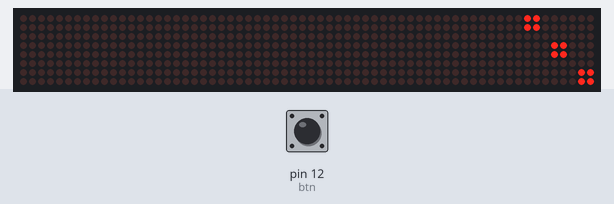
Bench run of a sketch on a simulated Arduino Uno, built with avr-gcc and run on an emulated ATmega328P. On the bench: 64×8 LED matrix. The test bench sets the inputs (shaded band); at power-on: pin 12 (btn) HIGH. Random numbers use the default seed unless the sketch sets one.

Above: at 1.2 s.
1.3 s: pin 12 (btn) pulled LOW for 0.15 s
At 7.0 s:
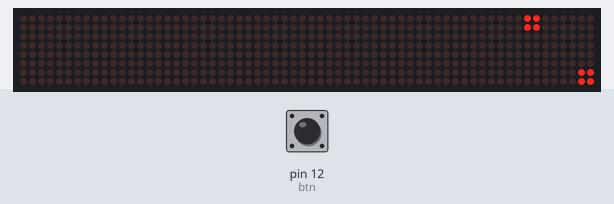
At 11.0 s:
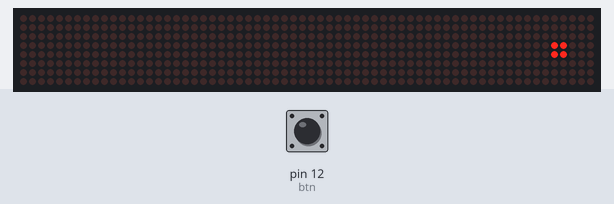
Timing chart, 0 to 11.4 s (numbered marks = the images above; inputs shaded):
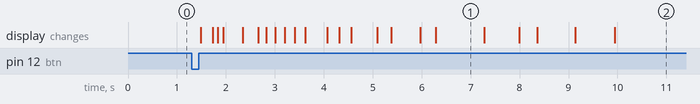

Measured:
- after the input at 1.3 s, the display: first changes after 0.18 s (image 1 shows a later state)
- what the display in image 1 shows lasts 1.0 s, from 6.3 s to 7.3 s

The sketch:

119a_Dado_LED_MAX7219.ino
```cpp
#include <LedControlMS.h>
#include "faces.h"

int DIN = 11;
int CS = 7;
int CLK = 13;

const int faces[] = { F1, F2, F3, F4, F5, F6 };
const byte btn = 12;
LedControl lc = LedControl(DIN, CLK, CS, 0);

void setup() {
  lc.shutdown(0, false);
  lc.setIntensity(0, 8);
  lc.clearDisplay(0);
  pinMode(btn, INPUT_PULLUP);
  randomSeed(analogRead(0));
  drawScreen(faces[random(0, 6)]);
}

void loop() {
  if (!digitalRead(btn)) {         // se o botão for acionado (digitalRead(btn) = 0 - pullup)
    while (!digitalRead(btn)) {};  // aguarda soltar o botão
    lc.clearAll();
    delay(200);
    diceRound();  // roda uma jogada do dado
  }
}

void diceRound() {
  byte result = 0;                   // inicializa a variável "result" com 0
  byte rodada = random(15, 35);      // gera comprimento da rodada, quantos números passarão
  for (byte i = 0; i < rodada; i++)  // loop de 0 até comprimento da rodada
  {
    result = random(0, 6);      // gera número de 0 a 5, devido a string começar em 0 e finalizar em 5
    drawScreen(faces[result]);  // mostra as faces do dado até o dado parar
    delay(50 + i * 10);         // espera para passar cada número (varia velocidade)
  }
}
void drawScreen(byte buffer[]) {
  for (int i = 0; i < 8; i++) {                       // linhas
    for (int j = 0; j < 8; j++) {                     // colunas
      lc.setLed(0, j, i, bitRead(buffer[i], 7 - j));  // usando bitRead() INVERTI i com j para display em pé
      //lc.setLed(0, i, j, (buffer[i] >> 7-j) & 0X01); // usando operador bitwise
    }
  }
}
```

faces.h
```cpp
const byte F1[] = {
  B00000000,
  B00000000,
  B00000000,
  B00011000,
  B00011000,
  B00000000,
  B00000000,
  B00000000
};

const byte F2[] = {
  B11000000,
  B11000000,
  B00000000,
  B00000000,
  B00000000,
  B00000000,
  B00000011,
  B00000011
};

const byte F3[] = {
  B11000000,
  B11000000,
  B00000000,
  B00011000,
  B00011000,
  B00000000,
  B00000011,
  B00000011
};

const byte F4[] = {
  B11000011,
  B11000011,
  B00000000,
  B00000000,
  B00000000,
  B00000000,
  B11000011,
  B11000011
};

const byte F5[] = {
  B11000011,
  B11000011,
  B00000000,
  B00011000,
  B00011000,
  B00000000,
  B11000011,
  B11000011
};

const byte F6[] = {
  B11000011,
  B11000011,
  B00000000,
  B11000011,
  B11000011,
  B00000000,
  B11000011,
  B11000011
};
```
